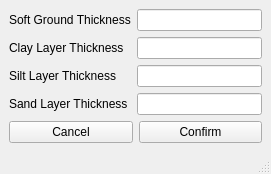
<?xml version="1.0" encoding="UTF-8"?>
<ui version="4.0">
 <class>MainWindow</class>
 <widget class="QMainWindow" name="MainWindow">
  <property name="geometry">
   <rect>
    <x>0</x>
    <y>0</y>
    <width>271</width>
    <height>171</height>
   </rect>
  </property>
  <property name="font">
   <font>
    <family>Arial</family>
   </font>
  </property>
  <property name="windowTitle">
   <string>MainWindow</string>
  </property>
  <widget class="QWidget" name="centralwidget">
   <layout class="QGridLayout" name="gridLayout">
    <item row="0" column="0" colspan="2">
     <layout class="QFormLayout" name="formLayout">
      <item row="0" column="0">
       <widget class="QLabel" name="softground_label">
        <property name="text">
         <string>Soft Ground Thickness</string>
        </property>
       </widget>
      </item>
      <item row="0" column="1">
       <widget class="QLineEdit" name="softground_lineedit"/>
      </item>
      <item row="1" column="0">
       <widget class="QLabel" name="clay_label">
        <property name="text">
         <string>Clay Layer Thickness</string>
        </property>
       </widget>
      </item>
      <item row="1" column="1">
       <widget class="QLineEdit" name="clay_lineedit"/>
      </item>
      <item row="2" column="0">
       <widget class="QLabel" name="silt_label">
        <property name="text">
         <string>Silt Layer Thickness</string>
        </property>
       </widget>
      </item>
      <item row="2" column="1">
       <widget class="QLineEdit" name="silt_lineedit"/>
      </item>
      <item row="3" column="0">
       <widget class="QLabel" name="sand_label">
        <property name="text">
         <string>Sand Layer Thickness</string>
        </property>
       </widget>
      </item>
      <item row="3" column="1">
       <widget class="QLineEdit" name="sand_lineedit"/>
      </item>
     </layout>
    </item>
    <item row="2" column="1">
     <widget class="QPushButton" name="apply_pushbutton">
      <property name="text">
       <string>Confirm</string>
      </property>
     </widget>
    </item>
    <item row="2" column="0">
     <widget class="QPushButton" name="cancel_pushbutton">
      <property name="text">
       <string>Cancel</string>
      </property>
     </widget>
    </item>
   </layout>
  </widget>
  <widget class="QStatusBar" name="statusbar">
   <property name="font">
    <font>
     <family>Arial</family>
    </font>
   </property>
  </widget>
 </widget>
 <resources/>
 <connections/>
</ui>
